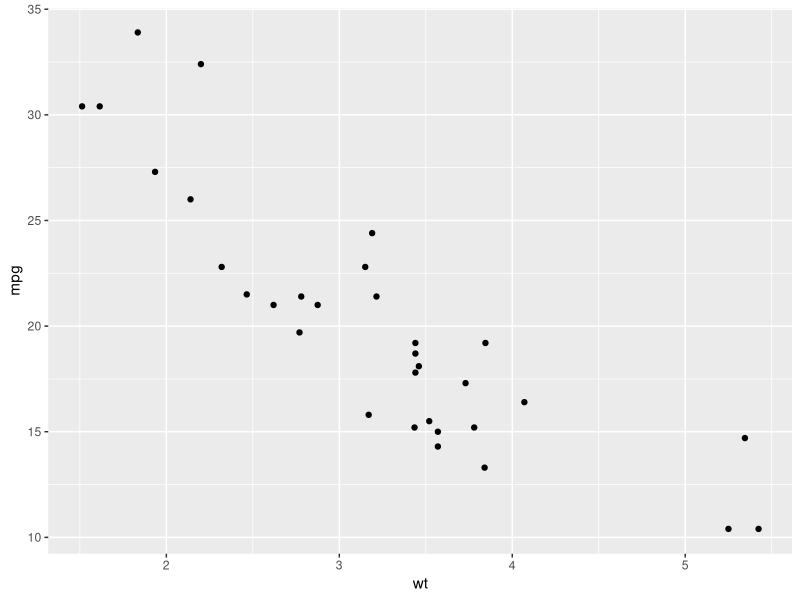
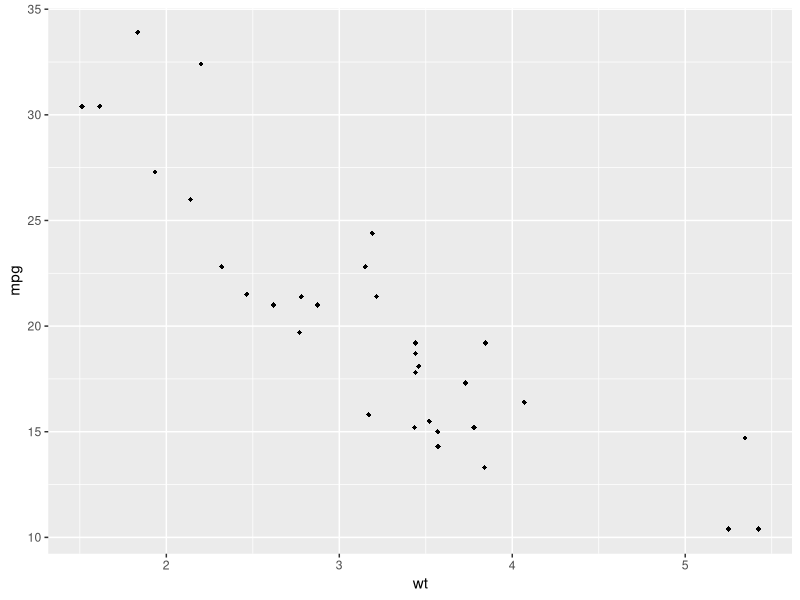
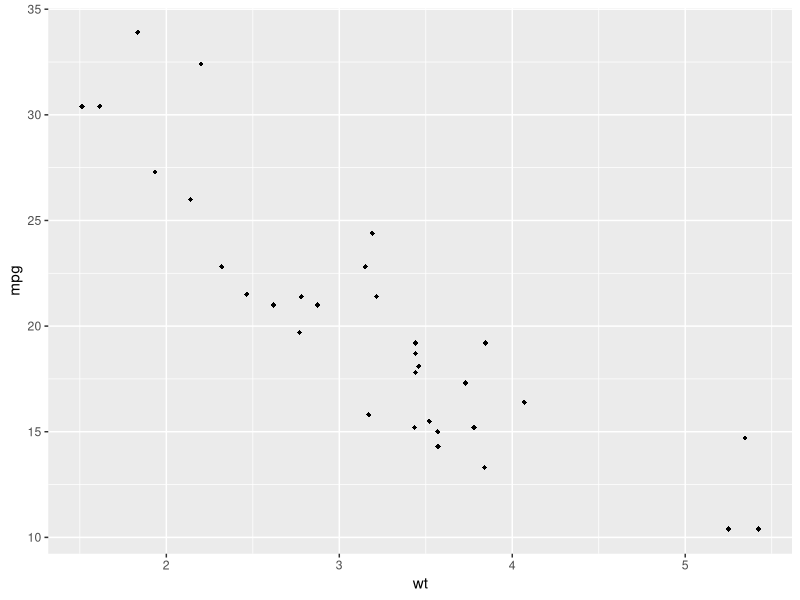
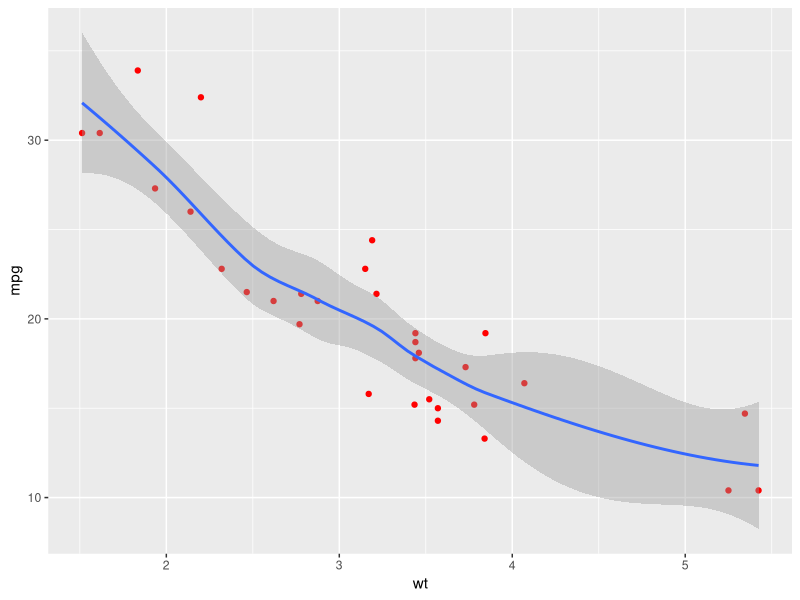
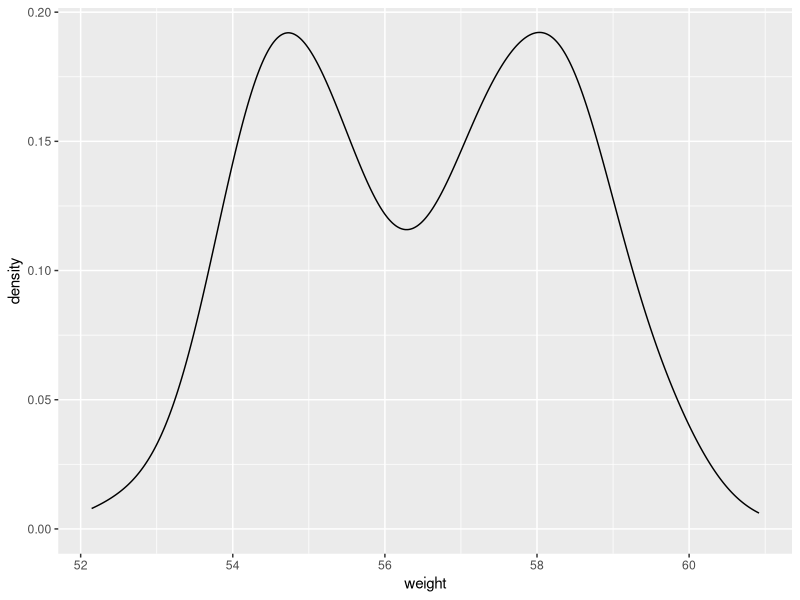
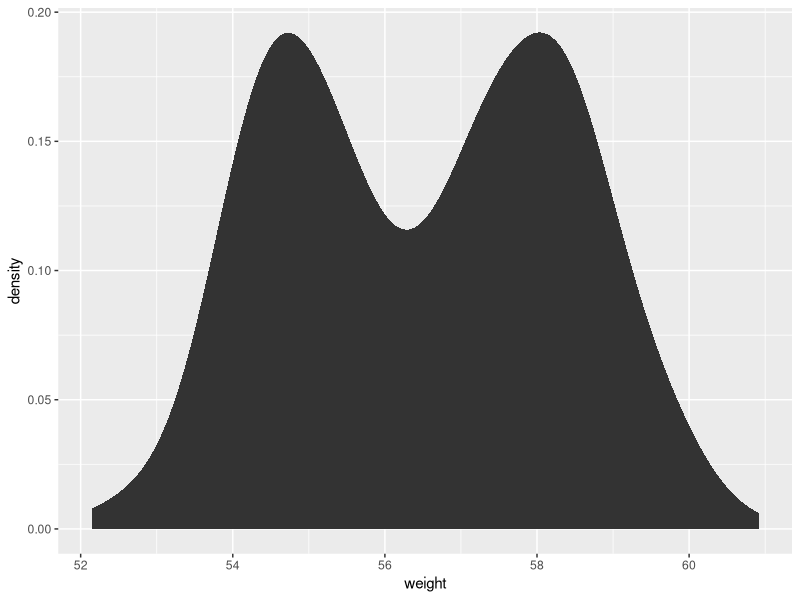
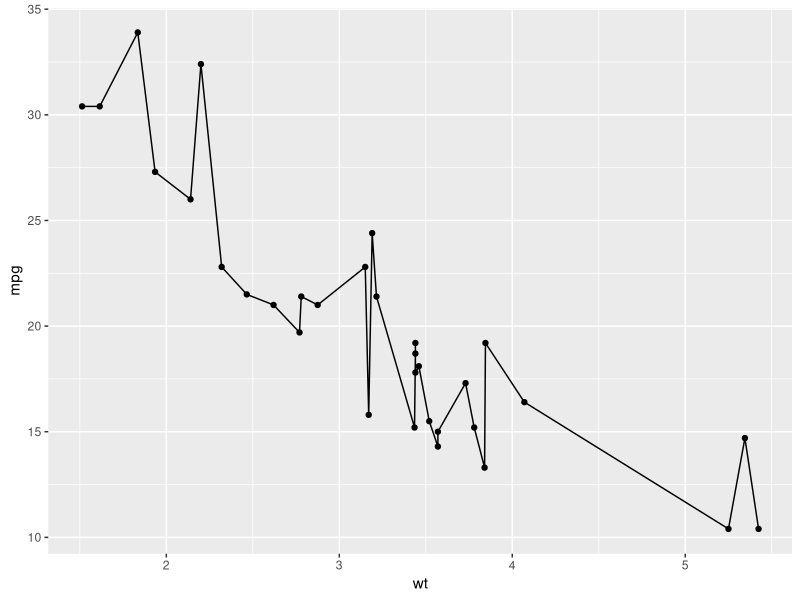
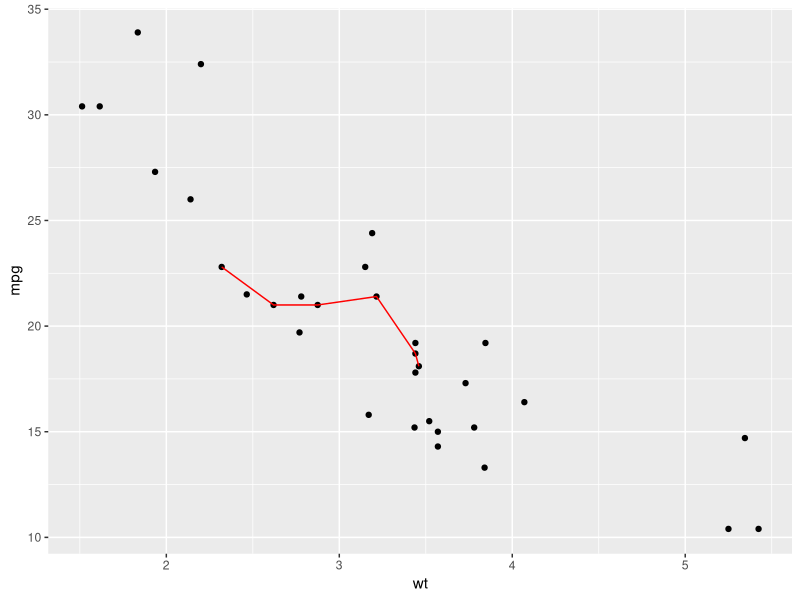

These figures' R source, in order:
## ---- chunk 1
knitr::opts_chunk$set(echo = TRUE)
## ---- chunk 2
# mtcars
## Load data
data(mtcars)
df <- mtcars[ , c("mpg", "cyl", "wt")]

## Convert dyl to a factor variable
df$cyl <- as.factor(df$cyl)

## Print a sample of data
head(mtcars)

#----------------------------------------------------------
library(dplyr)

set.seed(1234)
wdata <- data.frame(
  sex = factor(rep(c("F", "M"), each = 200)),
  weight = c(rnorm(200, 55), rnorm(200, 58)))

head(wdata)

mu <- wdata %>%
  group_by(sex) %>%
  summarise(grp.mean = mean(weight))

head(mu)
## ---- chunk 3
library(ggplot2)
# Basic scatter plot
ggplot(data = mtcars, aes(x = wt, y = mpg)) +
  geom_point()

# Change the font size and shape
ggplot(data = mtcars, aes(x = wt, y = mpg)) +
   geom_point(size = 1.5, shape = 18)
## ---- chunk 4
ggplot(data = mtcars, aes_string(x = "wt", y = "mpg")) +
   geom_point(size = 1.5, shape = 18)

ggpoints <- function(data, x_name, y_name)
{
  p <- ggplot(data = data, aes_string(x_name, y_name)) +
    geom_point(color = "red") +
    geom_smooth()
  
  return(p)
}

ggpoints(data = mtcars, x_name = "wt", y_name = "mpg")
## ---- chunk 5
set.seed(1234)
wdata = data.frame(
  sex = factor(rep(c("F", "M"), each = 200)),
  weight = c(rnorm(200, 55), rnorm(200, 58)))

print("Use geometry function")
ggplot(wdata, aes(x = weight)) + geom_density()

print("Use stat function")
ggplot(wdata, aes(x = weight)) + stat_density()
## ---- chunk 6
ggplot(data = mtcars, aes(x = wt, y = mpg)) +
  geom_point() +  # to draw points
  geom_line()     # to draw a line
## ---- chunk 7
ggplot(data = mtcars, aes(x = wt, y = mpg)) +
  geom_point() +  # to draw points from whole data set
  geom_line(data = head(mtcars), color = "red")  # to draw a line from a subset of data
## ---- chunk 8
ggplot(data = mtcars, aes(x = log2(wt), y = log2(mpg))) +
  geom_point()
## ---- chunk 9
ggplot(mtcars, aes(wt, mpg)) + geom_point()
ggsave("my_plot1.pdf")  # to PDF
ggsave("my_plot1.png")  # to PNG
## ---- chunk 10
pdf("my_plot2.pdf")
my_plot <- ggplot(mtcars, aes(wt, mpg)) + geom_point()
print(my_plot)
dev.off()

png("my_plot2.png")
my_plot <- ggplot(mtcars, aes(wt, mpg)) + geom_point()
print(my_plot)
dev.off()
## ---- chunk 11
library(dplyr)

set.seed(1234)
wdata <- data.frame(
  sex = factor(rep(c("F", "M"), each = 200)),
  weight = c(rnorm(200, 55), rnorm(200, 58)))

head(wdata)

mu <- wdata %>%
  group_by(sex) %>%
  summarise(grp.mean = mean(weight))

head(mu)
## ---- chunk 12
my_plot <- ggplot(wdata, aes(x = weight))
## ---- chunk 13
my_plot + geom_area(stat = "bin", color = "black", fill = '#00AFBB')
## ---- chunk 14
my_plot + geom_area(aes(y = ..density..), stat = "bin")
## ---- chunk 15
data("diamonds")
head(diamonds)

p <- ggplot(diamonds, aes(x = price, fill = cut))

p + geom_bar(stat = "bin")

p + geom_area(stat = "bin")
## ---- chunk 16
my_plot + geom_density()

my_plot + geom_density(color = "black", fill = "grey") +
  geom_vline(aes(xintercept = mean(weight)),
             color = "#FC4E07", 
             linetype = "dashed",
             size = 1)
## ---- chunk 17
my_plot + geom_density(aes(color = sex))
## ---- chunk 18
my_plot + geom_density(aes(fill = sex), 
                       alpha = 0.4)
## ---- chunk 19
head(mu)
my_plot + geom_density(aes(color = sex), 
                        alpha = 0.4) +
  geom_vline(data = mu,
             aes(xintercept = grp.mean, 
                 color = sex),
             linetype = "dashed")
## ---- chunk 20
my_plot_2 <- my_plot + 
  geom_density(aes(color = sex)) +
  geom_vline(data = mu,
             aes(xintercept = grp.mean, 
                 color = sex),
             linetype = "dashed") +
  theme_minimal()
## ---- chunk 21
my_plot_2 + scale_color_manual(values = c("#999999", "#E69F00"))
## ---- chunk 22
my_plot_2 + scale_color_brewer(palette = "Paired")
## ---- chunk 23
my_plot_2 + scale_color_grey()
## ---- chunk 24
my_plot_3 <- my_plot + 
  geom_density(aes(fill = sex), alpha = 0.4) +
  theme_minimal()
## ---- chunk 25
my_plot_3 + scale_fill_manual(
  values = c("#999999", "#E69F00"))
## ---- chunk 26
my_plot_3 + scale_fill_brewer(palette = "Dark2") +
  theme_minimal()
## ---- chunk 27
my_plot_3 + scale_fill_grey() +
  theme_minimal()
## ---- chunk 28
my_plot + geom_histogram()
## ---- chunk 29
my_plot + geom_histogram(bins = 50)
## ---- chunk 30
my_plot + 
  geom_histogram(color = "black", fill = "grey") +
  geom_vline(
    aes(xintercept = mean(weight)),
    color = "#FC4E07",
    linetype = "dashed",
    size = 1)
## ---- chunk 31
my_plot + geom_histogram(aes(y = ..density..))
## ---- chunk 32
my_plot + geom_histogram(
  aes(color = sex), 
  fill = "white",
  position = "stack")  # "stack" is default
## ---- chunk 33
my_plot + 
  geom_histogram(
    aes(color = sex),
    fill = "white",
    alpha = 0.6,
    position = "identity")
## ---- chunk 34
my_plot + 
  geom_histogram(
    aes(color = sex),
    fill = "white",
    position = "dodge") +
  geom_vline(
    data = mu,
    aes(xintercept = grp.mean,
        color = sex),
    linetype = "dashed")
## ---- chunk 35
my_plot + 
  geom_histogram(
    aes(color = sex),
    fill = "white",  # fill IN geom NOT in aes !!!
    alpha = 0.4,
    position = "identity") +
  scale_color_manual(values = c("#00AFBB", "#E7B800"))
## ---- chunk 36
my_plot + 
  geom_histogram(
    aes(color = sex,
        fill = sex),  # fill NOT in geom BUT in aes !!!
    alpha = 0.4,
    position = "identity") +
  scale_fill_manual(values = c("#00AFBB", "#E7B800")) +
  scale_color_manual(values = c("#00AFBB", "#E7B800"))
